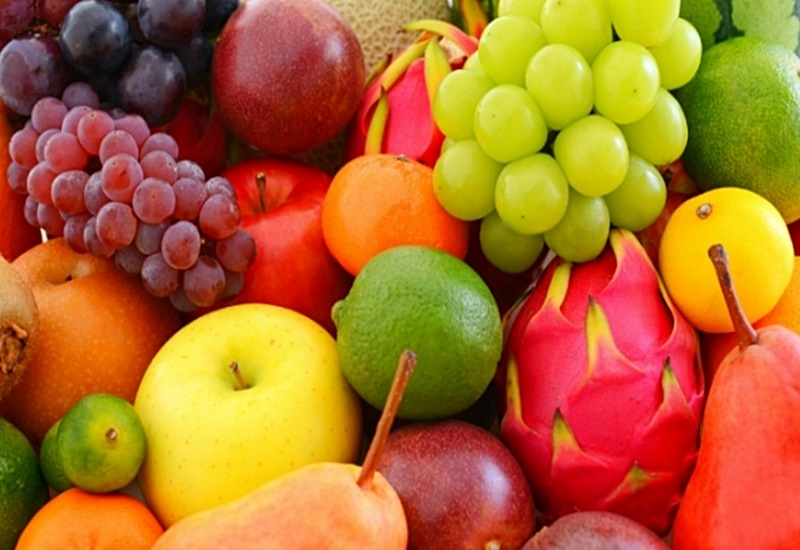
%> input picture HW02/test.png, 800 x 550 px
$ octave main.m   (GNU Octave 9; MATLAB toolbox functions it lacks are replaced by stand-ins)
%> lines starting %> are read from the running program, lines starting %| are printed output that depends on the picture; in (x1, y1, x2, y2) boxes, pixels count from 0 and x2, y2 are one past the last pixel; in counts of white or black regions, pixels touching at a corner belong together; the program's own positions count from 1
### HW02/my_bilinear.m
function re_img = my_bilinear(img, row, col)
[x, y] =size(img);
pad_img = zeros(x+2, y+2);
pad_img(2:x+1, 2:y+1) = img;

pad_img(1,1) = img(1,1);
pad_img(1,y+2) = img(1, y);
pad_img(x+2,1) = img(x, 1);
pad_img(x+2,y+2) =img(x, y);

pad_img(2:x+1, 1) = img(1:x, 1);
pad_img(2:x+1,y+2) = img(1:x, y);
pad_img(1,2:y+1) = img(x, 1:y);
pad_img(x+2,2:y+1) =img(x, 1:y);
pad_img = uint8(pad_img);

r_p = x/row;
c_p = y/col;

for i = 1:row
    for j = 1:col
        %f(i,j)
        x1 = floor(r_p*i)+1;
        y1 = floor(c_p*j)+1;

        x2 = floor(r_p*i)+1;
        y2 = ceil(c_p*j)+1;

        x3 = ceil(r_p*i)+1;
        y3 = ceil(c_p*j)+1;

        x4 = ceil(r_p*i)+1;
        y4 = floor(c_p*j)+1;

        s = (r_p*i) - floor(r_p*i);
        t = (c_p*j) - floor(c_p*j);

        re_img(i,j) = (1-s)*(1-t)*pad_img(x1,y1) + s*(1-t)*pad_img(x2,y2)+(1-s)*t*pad_img(x4,y4)+s*t*pad_img(x3,y3);

    end
end
re_img = uint8(re_img);
end

### HW02/main.m
% image 를 읽은 후
img = imread('test.png');
%> img is the input picture: size 550x800x3 uint8; mean R, G, B 176.9, 107.4, 41.5
img = rgb2gray(img);
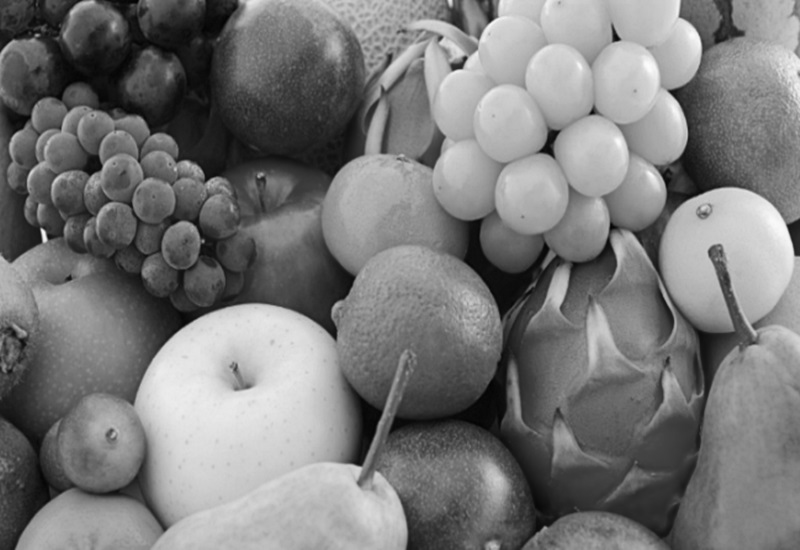
%> img: size 550x800 uint8; min 1, max 252, mean 120.7
% my_bilinear 를 통해 이미지의 크기 조절
re = my_bilinear(img, 1000, 1000);
%> in my_bilinear, `pad_img(2:x+1, 2:y+1) = img;`:
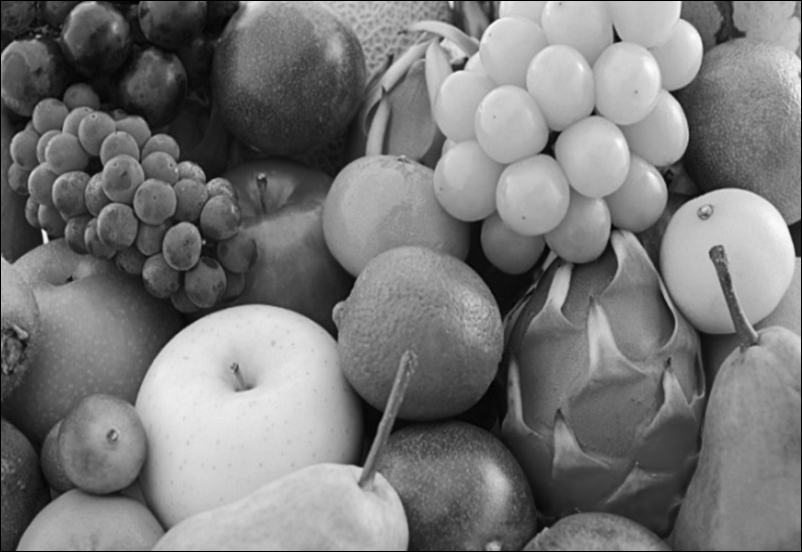
%> pad_img: size 552x802 double; min 0, max 252, mean 119.9
%> in my_bilinear, `pad_img(1,1) = img(1,1);`: pad_img: size 552x802 double; under 0.01% of pixels changed, all inside (x1, y1, x2, y2) = (0, 0, 1, 1)
%> in my_bilinear, `pad_img(1,y+2) = img(1, y);`: pad_img: size 552x802 double; min 0, max 252, mean 119.9; mean of the top-left, top-right, bottom-left and bottom-right quarters 84.2, 150.8, 143.3, 101.4
%> in my_bilinear, `pad_img(x+2,2:y+1) =img(x, 1:y);`:
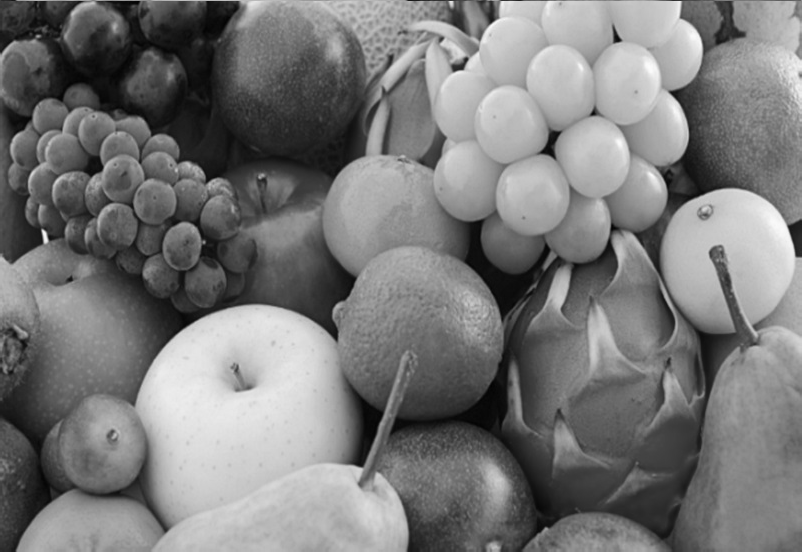
%> pad_img: size 552x802 double; min 1, max 252, mean 120.7
%> (the run ends here)
